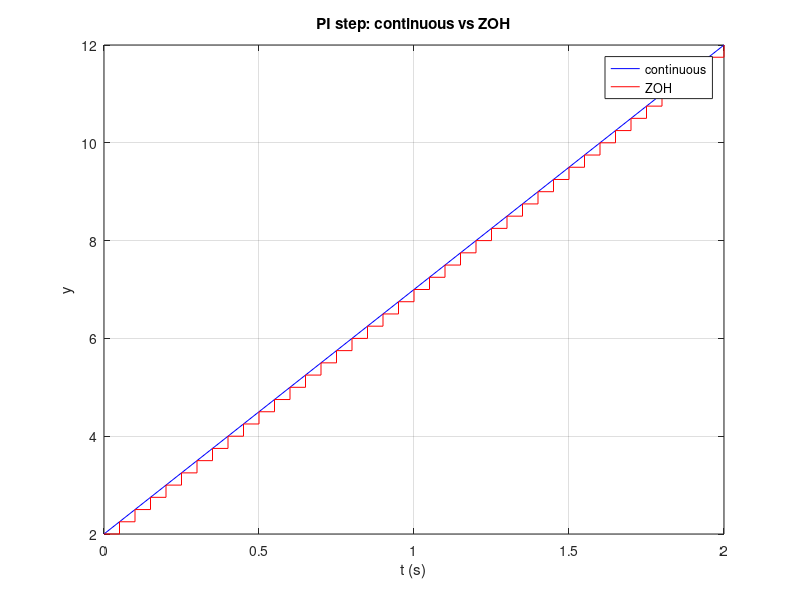

MATLAB code to generate this figure:
% c2d(sys, Ts, method) — discretise a continuous-time plant or controller.
%
% Tier 2.2 (control_toolbox_roadmap.md §3.2) — NOT YET SHIPPED.
% The 'zoh' branch uses the augmented-matrix expm trick (Tier 1.3),
% the 'tustin' branch is a pure bilinear substitution (no expm
% needed). c2d is the connective tissue between continuous-time
% controller design and the discrete sampled-data implementation.

% --- 1. Continuous PI controller.
%   C(s) = Kp + Ki / s = (Kp s + Ki) / s.  Kp = 2, Ki = 5.
Kp = 2;
Ki = 5;
C = tf([Kp Ki], [1 0]);
disp('continuous controller:');
disp(C);

% --- 2. ZOH discretisation at Ts = 0.05 s.
%   Cd(z) = Kp + Ki * Ts * z / (z - 1)   (ideal integrator → ZOH form)
Ts = 0.05;
Cd_zoh = c2d(C, Ts, 'zoh');
disp('ZOH-discretised controller:');
disp(Cd_zoh);

% --- 3. Tustin (bilinear) discretisation.
%   Substitution s = (2/Ts) * (z - 1)/(z + 1) gives a different but
%   equally valid Cd. Tustin preserves stability margins better at
%   higher frequencies than ZOH.
Cd_tustin = c2d(C, Ts, 'tustin');
disp('Tustin-discretised controller:');
disp(Cd_tustin);

% --- 4. Verify — at the sampling instants, the ZOH-discretised
% step response of C(s) should equal the original continuous step
% response sampled at multiples of Ts. Apply a unit step to both,
% sample the continuous response.
t      = 0 : Ts : 2;
y_cont = step(C, t);            % continuous, sampled at Ts grid
y_zoh  = step(Cd_zoh, t);       % already on the discrete grid
disp('y(0.5s) — continuous vs ZOH:');
disp(y_cont(11));                % 11th sample = t=0.5
disp(y_zoh(11));

% --- 5. Reverse direction — d2c.
C_back = d2c(Cd_zoh, 'zoh');
disp('d2c(c2d(C)) — round-trip Kp:');
[num, den] = tfdata(C_back);
disp(num(1));                    % should be ≈ Kp = 2

% ----- plot continuous vs ZOH-discretised step response --------------
figure; plot(t, y_cont, 'b-'); hold on; stairs(t, y_zoh, 'r-'); grid on;
xlabel('t (s)'); ylabel('y'); title('PI step: continuous vs ZOH');
legend('continuous', 'ZOH');
saveas(gcf, '/tmp/ctrl_c2d.png');
